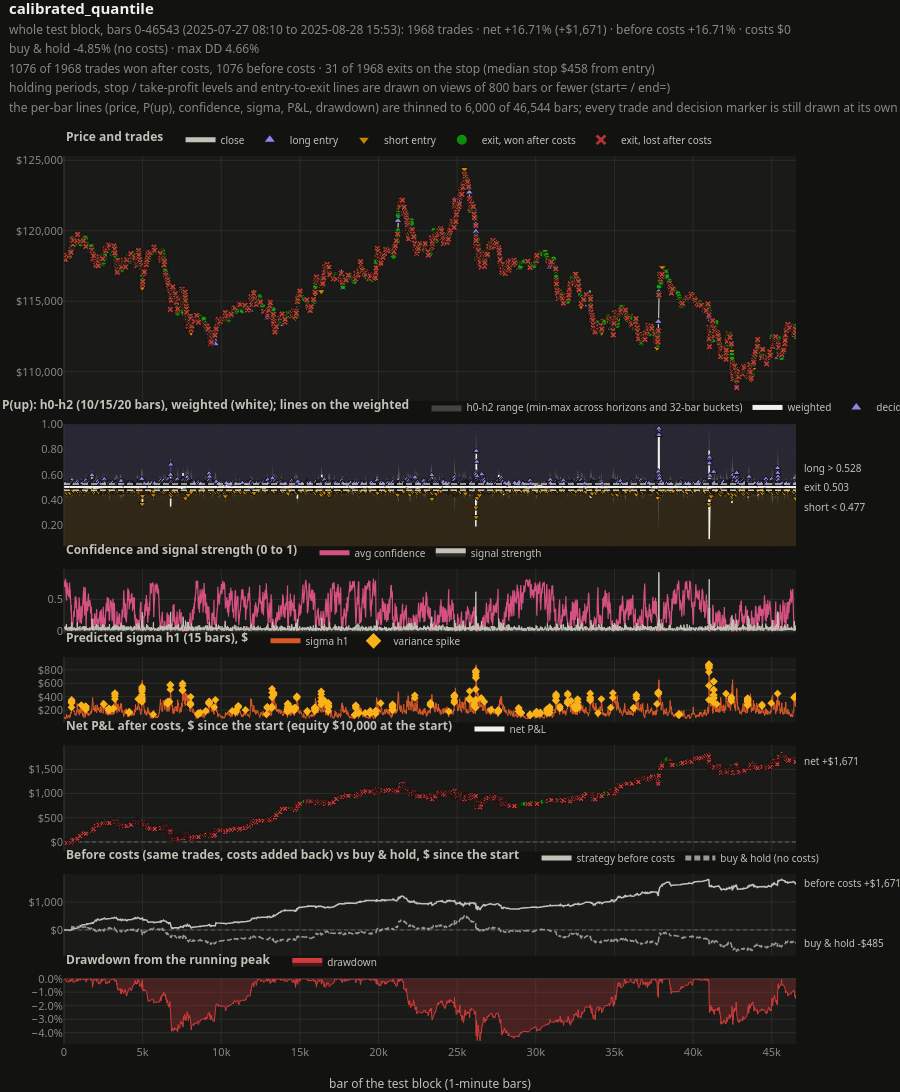
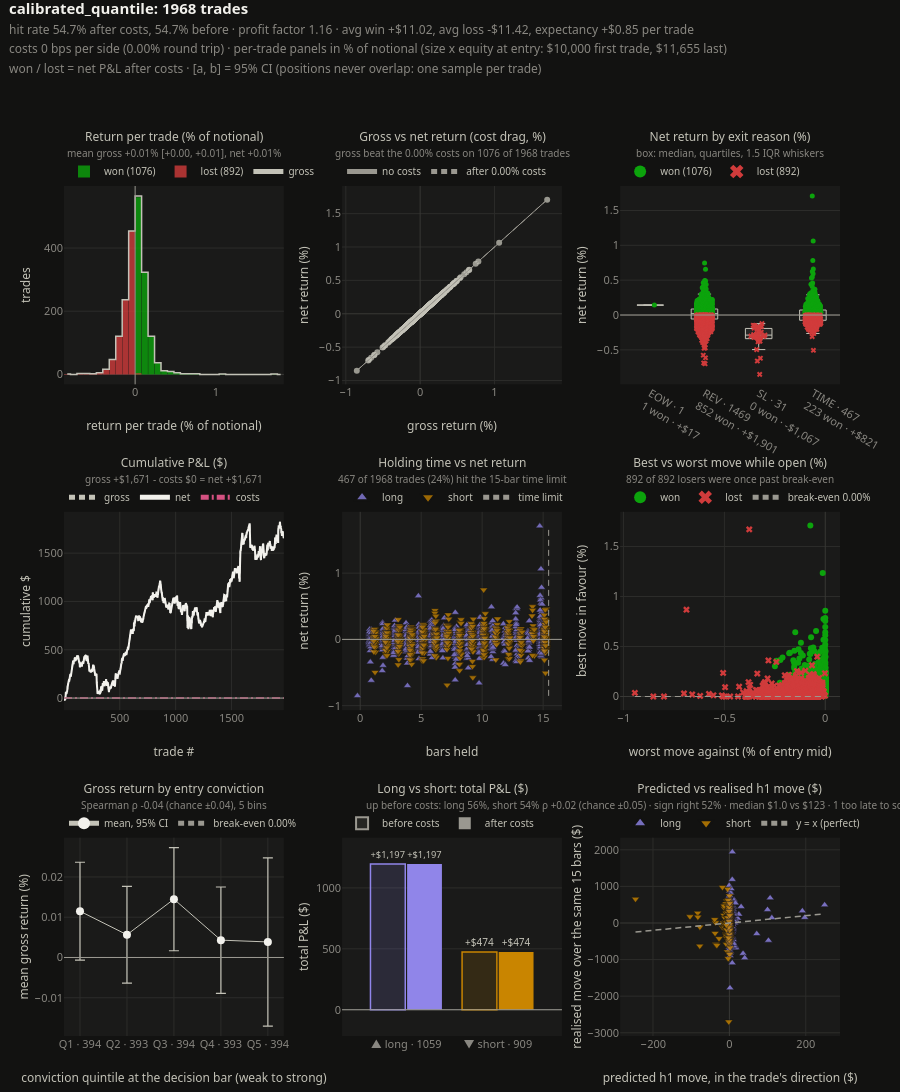

The notebook cell these images were saved under, in order:
### Markdown cell above
## Backtest

`calibrated_quantile` at `entry_quantile` 0.9, fitted on the calibration block, at zero trading costs
(D-044): the summary against buy-and-hold, always-flat and the size-matched random null, the trading
dashboard (equity vs buy-and-hold, drawdown, positions; its per-bar lines thinned to `MAX_DASHBOARD_POINTS`
on a block this long, every trade and decision marker still at its own bar) and the per-trade analytics.

### Code cell
explorer = BacktestExplorer(run_report.load_saved_blocks(run_dir))
res = explorer.run(STRATEGY, STRATEGY_PARAMS, BACKTEST_PARAMS)
display(explorer.summary_frame(res, styled=True))
explorer.dashboard(res, max_line_points=MAX_DASHBOARD_POINTS).show()
explorer.trade_analytics(res).show()
